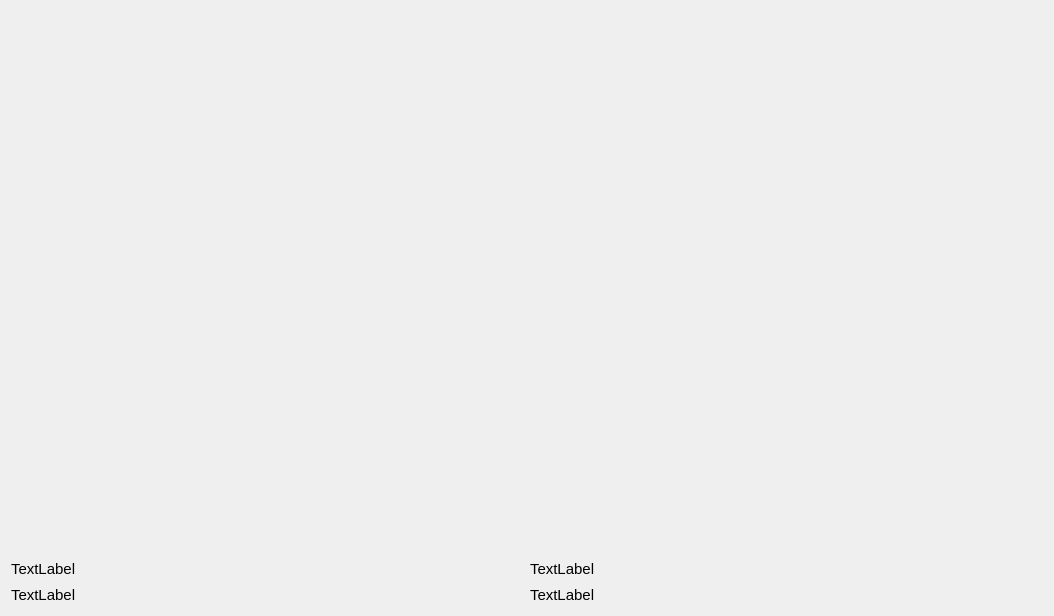
<?xml version="1.0" encoding="UTF-8"?>
<ui version="4.0">
 <class>RealTimeGraphs</class>
 <widget class="QWidget" name="RealTimeGraphs">
  <property name="geometry">
   <rect>
    <x>0</x>
    <y>0</y>
    <width>1054</width>
    <height>616</height>
   </rect>
  </property>
  <property name="windowTitle">
   <string>Form</string>
  </property>
  <layout class="QVBoxLayout" name="verticalLayout">
   <item>
    <widget class="QCustomPlot" name="plot_1" native="true"/>
   </item>
   <item>
    <widget class="QCustomPlot" name="plot_2" native="true"/>
   </item>
   <item>
    <layout class="QGridLayout" name="gridLayout_2">
     <item row="0" column="0">
      <widget class="QLabel" name="lbl_rpm">
       <property name="maximumSize">
        <size>
         <width>16777215</width>
         <height>20</height>
        </size>
       </property>
       <property name="font">
        <font>
         <pointsize>11</pointsize>
        </font>
       </property>
       <property name="text">
        <string>TextLabel</string>
       </property>
      </widget>
     </item>
     <item row="1" column="1">
      <widget class="QLabel" name="label_2">
       <property name="maximumSize">
        <size>
         <width>16777215</width>
         <height>20</height>
        </size>
       </property>
       <property name="font">
        <font>
         <pointsize>11</pointsize>
        </font>
       </property>
       <property name="text">
        <string>TextLabel</string>
       </property>
      </widget>
     </item>
     <item row="0" column="1">
      <widget class="QLabel" name="lbl_torque">
       <property name="maximumSize">
        <size>
         <width>16777215</width>
         <height>20</height>
        </size>
       </property>
       <property name="font">
        <font>
         <pointsize>11</pointsize>
        </font>
       </property>
       <property name="text">
        <string>TextLabel</string>
       </property>
      </widget>
     </item>
     <item row="1" column="0">
      <widget class="QLabel" name="lbl_power">
       <property name="maximumSize">
        <size>
         <width>16777215</width>
         <height>20</height>
        </size>
       </property>
       <property name="font">
        <font>
         <pointsize>11</pointsize>
        </font>
       </property>
       <property name="text">
        <string>TextLabel</string>
       </property>
      </widget>
     </item>
    </layout>
   </item>
  </layout>
 </widget>
 <customwidgets>
  <customwidget>
   <class>QCustomPlot</class>
   <extends>QWidget</extends>
   <header>qcustomplot.h</header>
   <container>1</container>
  </customwidget>
 </customwidgets>
 <resources/>
 <connections/>
</ui>
